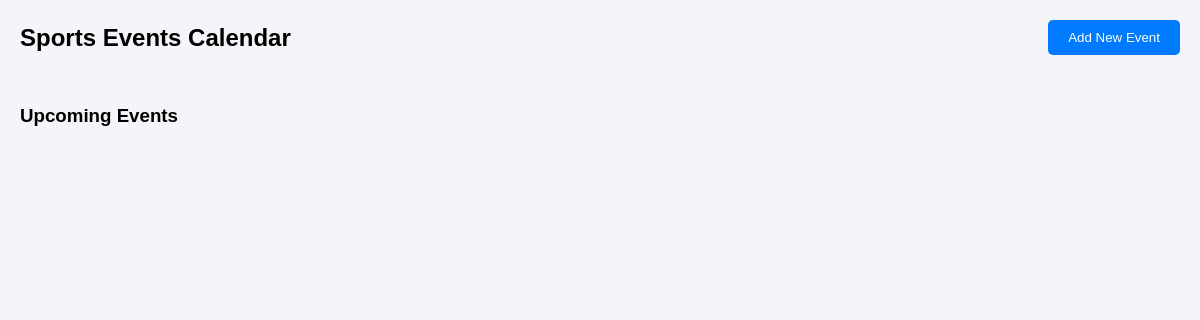
Before: / with the older database file.
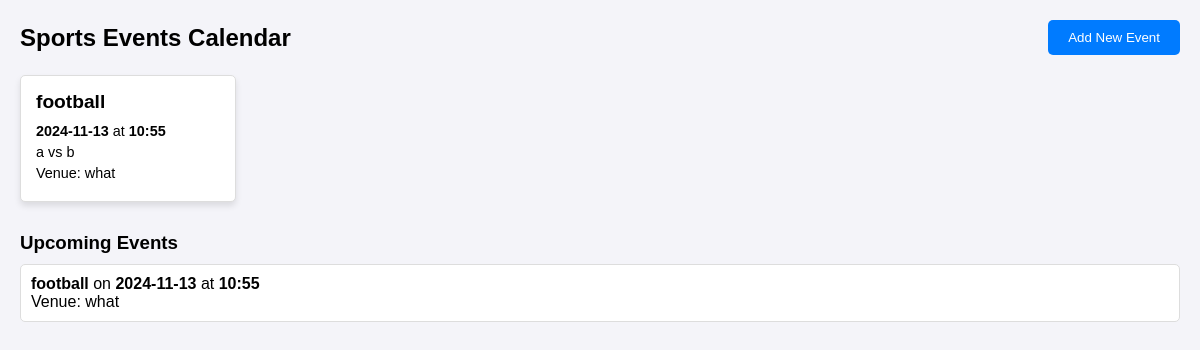
After: the same page with the newer database file.
### tables this page shows
CREATE TABLE events (
                        id INTEGER PRIMARY KEY AUTOINCREMENT,
                        sport TEXT NOT NULL,
                        date TEXT NOT NULL,
                        time TEXT NOT NULL,
                        home_team TEXT NOT NULL,
                        away_team TEXT NOT NULL,
                        venue TEXT
                    );

### main.py (the view)
@app.get("/", response_class=HTMLResponse)
async def read_events(request: Request):
    try:
        with sqlite3.connect(DATABASE) as conn:
            cursor = conn.cursor()
            cursor.execute("SELECT * FROM events ORDER BY date ASC, time ASC")
            rows = cursor.fetchall()
            events = [{"id": row[0], "sport": row[1], "date": row[2], "time": row[3],
                       "home_team": row[4], "away_team": row[5], "venue": row[6]} for row in rows]
        return templates.TemplateResponse("index.html", {"request": request, "events": events})
    except sqlite3.Error as e:
        print(f"Database error: {e}")
        raise HTTPException(status_code=status.HTTP_500_INTERNAL_SERVER_ERROR, detail="Failed to fetch events.")

### templates/index.html (shortened to what this page needs)
<!DOCTYPE html>
<html lang="en">
<head>
</head>
<body>
    <header>
        <h1>Sports Events Calendar</h1>
        <button onclick="document.getElementById('eventFormModal').style.display='block'">Add New Event</button>
    </header>
    <section class="calendar">
        {% for event in events %}
        <div class="event-card" onclick="openEventDetails({{ event.id }})">
            <h2>{{ event.sport }}</h2>
            <p><strong>{{ event.date }}</strong> at <strong>{{ event.time }}</strong></p>
            <p>{{ event.home_team }} vs {{ event.away_team }}</p>
            <p>Venue: {{ event.venue }}</p>
        </div>
        {% endfor %}
    </section>
    <div class="event-list">
        <h3>Upcoming Events</h3>
        <ul>
            {% for event in events %}
            <li onclick="openEventDetails({{ event.id }})">
                <strong>{{ event.sport }}</strong> on <strong>{{ event.date }}</strong> at <strong>{{ event.time }}</strong>
                <br>Venue: {{ event.venue }}
            </li>
            {% endfor %}
        </ul>
    </div>
</body>
</html>

### templates/index.html (style rules this page uses)
* { margin: 0; padding: 0; box-sizing: border-box; }
body { font-family: Arial, sans-serif; padding: 20px; background-color: #f4f4f9; }
header { display: flex; justify-content: space-between; align-items: center; margin-bottom: 20px; }
header h1 { font-size: 1.5rem; }
button { background-color: #007BFF; color: white; border: none; padding: 10px 20px; border-radius: 5px; cursor: pointer; }
.calendar { display: grid; grid-template-columns: repeat(auto-fill, minmax(200px, 1fr)); gap: 20px; margin-bottom: 30px; }
.event-card { background-color: white; border: 1px solid #ddd; border-radius: 5px; padding: 15px; box-shadow: 0 4px 6px rgba(0, 0, 0, 0.1); transition: transform 0.2s; cursor: pointer; }
.event-card h2 { font-size: 1.2rem; margin-bottom: 10px; }
.event-card p { font-size: 0.9rem; margin-bottom: 5px; }
.event-list { margin-top: 30px; }
.event-list h3 { margin-bottom: 10px; }
.event-list ul { list-style: none; padding: 0; }
.event-list li { background: white; border: 1px solid #ddd; border-radius: 5px; padding: 10px; margin-bottom: 10px; }

Changed rows visible on the page:
added events: sport "football", date "2024-11-13", time "10:55", home_team "a", away_team "b", venue "what"
